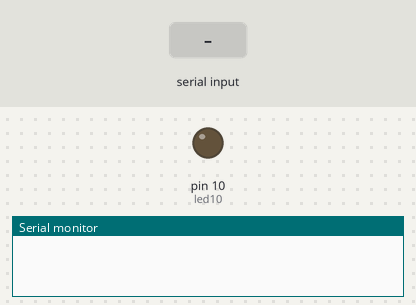
The sketch below on a simulated Arduino Uno, built with avr-gcc and run on an emulated ATmega328P. On the bench: output pins drawn as LEDs (lit = HIGH), the last lines printed to the serial monitor. Inputs (shaded band) come from the test bench.

Above: at 1.2 s.
1.3 s: "1\n" received over Serial
At 1.6 s:
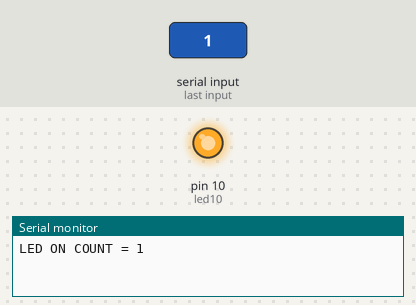
Timing chart, 0 to 4.3 s (numbered marks = the images above; inputs shaded):
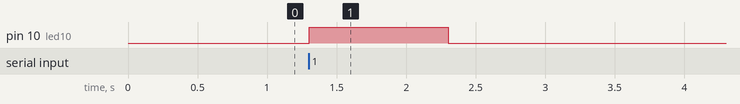

Measured:
- after the input at 1.3 s, pin 10 (led10): LOW → HIGH at once, → LOW 1.0 s later

The sketch:

sketch_oct23a.ino
```cpp
int count_ledon = 0;
int read_int = 0;
int led10 = 10;
void setup() {
  // put your setup code here, to run once:
  pinMode(led10,OUTPUT);
  Serial.begin(9600);

}
int sum = 0 ;

void loop() {
  // put your main code here, to run repeatedly:
  if(Serial.available()){
    read_int = Serial.parseInt();


  if(read_int==1){
    digitalWrite(led10,HIGH);
    count_ledon = count_ledon + read_int;
    Serial.print("LED ON COUNT = ");
    Serial.println(count_ledon);
  }else if(read_int == 0 ){
    digitalWrite(led10,LOW);
  }
  }
}
```
